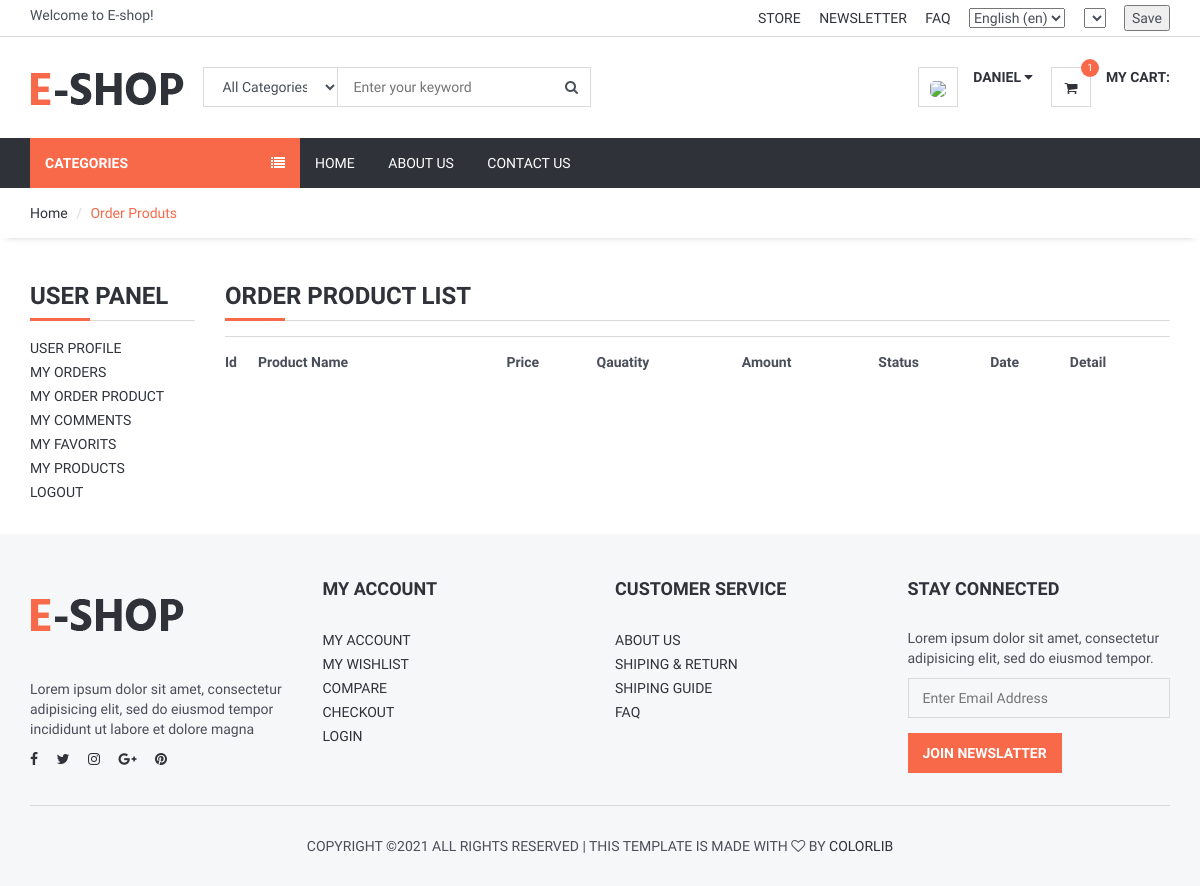
Before: /user/orders_product/ (signed in) with the older database file.
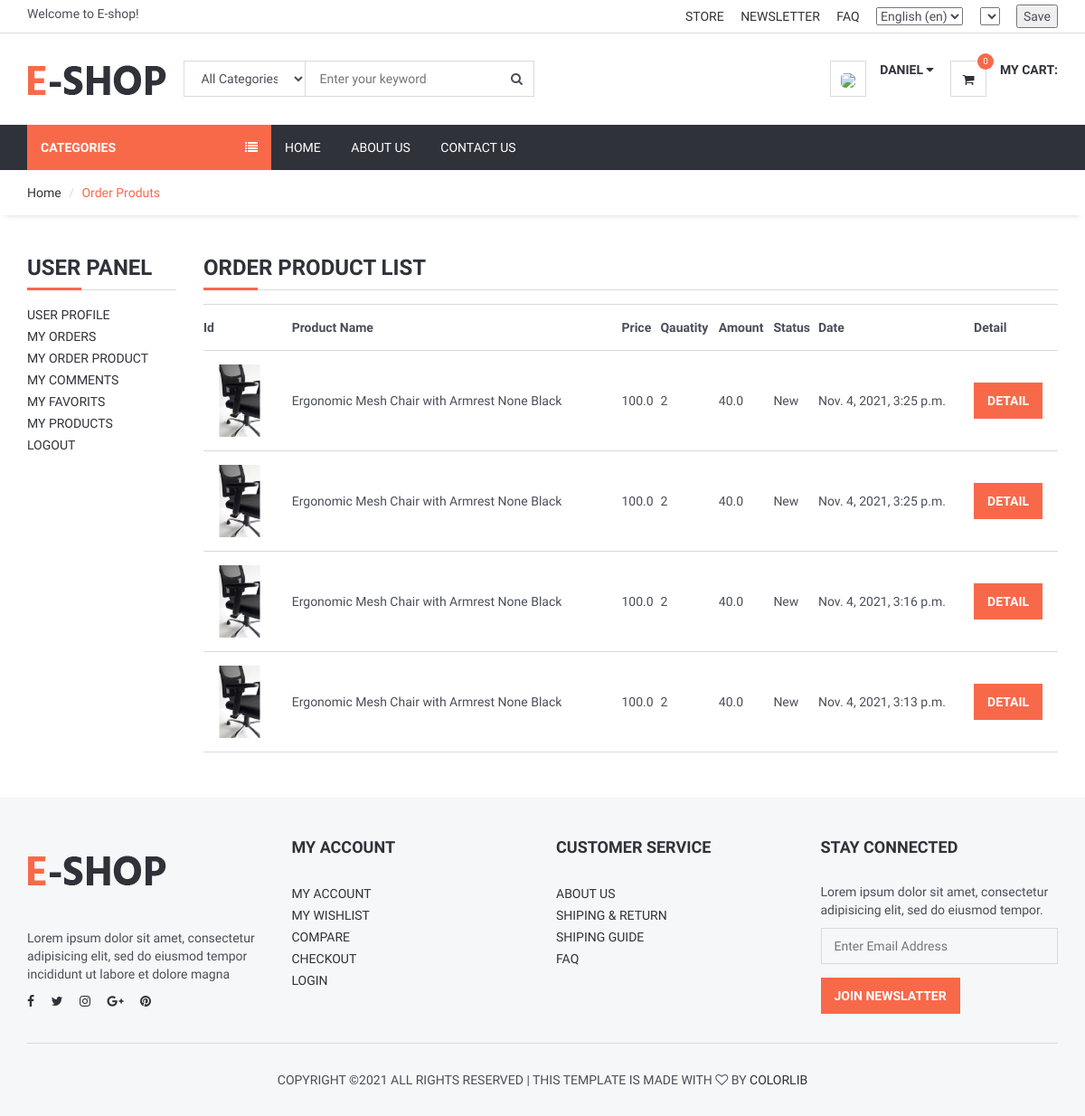
After: the same page with the newer database file.
### order/models.py (models this page shows, shortened)
class OrderProduct(models.Model):
    STATUS = (
        ('New', 'New'),
        ('Accepted', 'Accepted'),
        ('Canceled', 'Canceled'),
    )
    order = models.ForeignKey(Order, on_delete=models.CASCADE)
    user = models.ForeignKey(User, on_delete=models.CASCADE)
    product = models.ForeignKey(Product, on_delete=models.CASCADE)
    variant = models.ForeignKey(Variants, on_delete=models.SET_NULL,blank=True, null=True) # relation with varinat
    quantity = models.IntegerField()
    price = models.FloatField()
    amount = models.FloatField()
    status = models.CharField(max_length=10, choices=STATUS, default='New')
    create_at = models.DateTimeField(auto_now_add=True)
    update_at = models.DateTimeField(auto_now=True)

### product/models.py (models this page shows, shortened)
class Variants(models.Model):
    title = models.CharField(max_length=100, blank=True,null=True)
    product = models.ForeignKey(Product, on_delete=models.CASCADE)
    color = models.ForeignKey(Color, on_delete=models.CASCADE,blank=True,null=True)
    size = models.ForeignKey(Size, on_delete=models.CASCADE,blank=True,null=True)
    image_id = models.IntegerField(blank=True,null=True,default=0)
    quantity = models.IntegerField(default=1)
    price = models.DecimalField(max_digits=12, decimal_places=2,default=0)
    def image(self):
        img = Images.objects.get(id=self.image_id)
        if img.id is not None:
             varimage=img.image.url
        else:
            varimage=""
        return varimage

class Images(models.Model):
    product=models.ForeignKey(Product,on_delete=models.CASCADE)
    title = models.CharField(max_length=50,blank=True)
    image = models.ImageField(blank=True, upload_to='images/')

class Product(models.Model):
    STATUS = (
        ('True', 'True'),
        ('False', 'False'),
    )
    VARIANTS = (
        ('None', 'None'),
        ('Size', 'Size'),
        ('Color', 'Color'),
        ('Size-Color', 'Size-Color'),
    )
    category = models.ForeignKey(Category, on_delete=models.CASCADE) #many to one relation with Category
    title = models.CharField(max_length=150)
    keywords = models.CharField(max_length=255)
    description = models.TextField(max_length=255)
    image=models.ImageField(upload_to='images/',null=False)
    price = models.DecimalField(max_digits=12, decimal_places=2,default=0)
    amount=models.IntegerField(default=0)
    minamount=models.IntegerField(default=3)
    variant=models.CharField(max_length=10,choices=VARIANTS, default='None')
    detail=RichTextUploadingField()
    slug = models.SlugField(null=False, unique=True)
    status=models.CharField(max_length=10,choices=STATUS)
    create_at=models.DateTimeField(auto_now_add=True)
    update_at=models.DateTimeField(auto_now=True)

class Color(models.Model):
    name = models.CharField(max_length=20)
    code = models.CharField(max_length=10, blank=True,null=True)
    def __str__(self):
        return self.name

### user/views.py (the view)
# urls.py: path('orders_product/', views.user_order_product, name='user_order_product'),
@login_required(login_url='/login') # Check login
def user_order_product(request):
    current_user = request.user
    order_product = OrderProduct.objects.filter(user_id=current_user.id).order_by('-id')
    context = {#'category': category,
               'order_product': order_product,
               }
    return render(request, 'user_order_products.html', context)

### home/templatetags/myapptags.py (called while the page is built)
@register.simple_tag
def shopcartcount(userid):
    count = ShopCart.objects.filter(user_id=userid).count()
    return count

### user/templates/user_order_products.html (shortened to what this page needs)
{% extends 'homebase.html' %}
{% block sidebar %} {% include 'sidebar.html' %} {% endblock %}
{% block body %}
    <div id="breadcrumb">
        <div class="container">
            <ul class="breadcrumb">
                <li><a href="/">Home</a></li>
                <li class="active">Order Produts</li>
            </ul>
        </div>
    </div>
    <div class="section">
        <div class="container">
            <div class="row">
                <div class="col-md-2">
                    {% include "user_panel.html" %}
                </div>
                <div class="col-md-10">
                    <div class="order-summary clearfix">
                        <div class="section-title">
                            <h3 class="title">Order Product List</h3>
                        </div>
                        <table class="shopping-cart-table table">
                            <tr>
                                <th class="text-left">Id </th>
                                <th class="text-left">Product Name </th>
                                <th class="text-left">Price </th>
                                <th class="text-left">Qauatity </th>
                                <th class="text-left">Amount </th>
                                <th class="text-left">Status </th>
                                <th class="text-left">Date </th>
                                <th class="text-left">Detail </th>
                            </tr>
                            {% for rs in order_product %}
                                <tr>
                                    <td class="text-left">
                                        <a href="/product/{{ rs.product_id }}/{{ rs.product.slug }}">
                                            {% if rs.variant.image_id > 0 %}
                                                <img src="{{rs.variant.image }}" alt="" style="height: 80px">
                                            {% else %}
                                                <img src="{{rs.product.image.url}}" alt="" style="height: 80px">
                                            {% endif %}
                                        </a>
                                    </td>
                                    <td>{{ rs.product.title}} {{ rs.variant.size }}   {{ rs.variant.color }}</td>
                                    <td class="text-left">{{ rs.price}} </td>
                                    <td class="text-left">{{ rs.quantity}} </td>
                                    <td class="text-left">{{ rs.amount}} </td>
                                    <td class="text-left">{{ rs.status}} </td>
                                    <td class="text-left">{{ rs.create_at}} </td>
                                    <td class="text-left"><a class="primary-btn" href="/user/order_product_detail/{{ rs.id }}/{{ rs.order.id}}"> Detail </a></td>
                                </tr>
                            {% endfor %}
                        </table>
                    </div>
                </div>
            </div>
        </div>
    </div>
{% endblock %}

### home/templates/header.html (shortened to what the changed rows need)
{% load static %}
{% load i18n %}
{% load currency %}
<header>
    <div id="header">
        <div class="container">
            <div class="pull-right" >
                <ul class="header-btns">
                    <li class="header-cart dropdown default-dropdown">
                        <a href="{% url 'shopcart'%}" >
                            <div class="header-btns-icon">
                                <i class="fa fa-shopping-cart"></i>
                                {% load myapptags %}
                                {% shopcartcount user.id as count %}
                                <span class="qty">{{ count }}</span>
                            </div>
                            <br>
                        </a>
                    </li>
                </ul>
            </div>
        </div>
    </div>
</header>

Changed rows visible on the page:
added OrderProduct: variant.image (picture), product "Ergonomic Mesh Chair with Armrest", variant.size "None", variant.color "Black", price "100.0", quantity "2", amount "40.0", status "New", create_at "Nov. 4, 2021, 3:25 p.m."
added OrderProduct: variant.image (picture), product "Ergonomic Mesh Chair with Armrest", variant.size "None", variant.color "Black", price "100.0", quantity "2", amount "40.0", status "New", create_at "Nov. 4, 2021, 3:25 p.m."
added OrderProduct: variant.image (picture), product "Ergonomic Mesh Chair with Armrest", variant.size "None", variant.color "Black", price "100.0", quantity "2", amount "40.0", status "New", create_at "Nov. 4, 2021, 3:16 p.m."
added OrderProduct: variant.image (picture), product "Ergonomic Mesh Chair with Armrest", variant.size "None", variant.color "Black", price "100.0", quantity "2", amount "40.0", status "New", create_at "Nov. 4, 2021, 3:13 p.m."
Other visible differences:
{{ count }}: "1" → "0"
